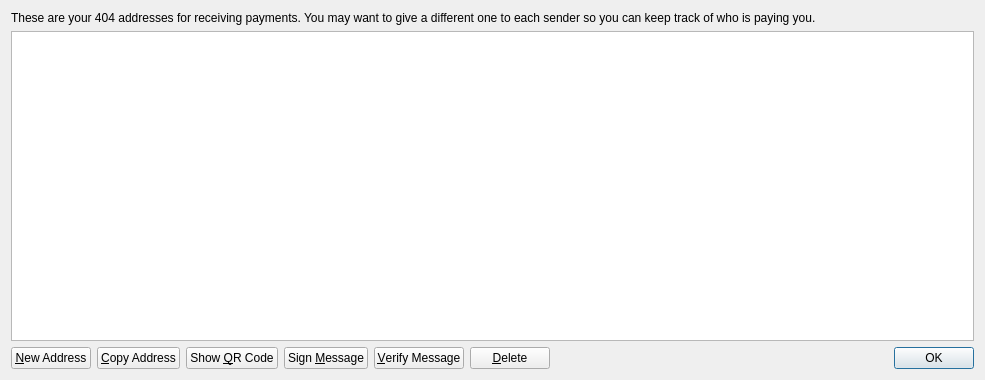
<?xml version="1.0" encoding="UTF-8"?>
<ui version="4.0">
 <class>AddressBookPage</class>
 <widget class="QWidget" name="AddressBookPage">
  <property name="geometry">
   <rect>
    <x>0</x>
    <y>0</y>
    <width>985</width>
    <height>380</height>
   </rect>
  </property>
  <property name="windowTitle">
   <string>Address Book</string>
  </property>
  <layout class="QVBoxLayout" name="verticalLayout">
   <item>
    <widget class="QLabel" name="labelExplanation">
     <property name="text">
      <string>These are your 404 addresses for receiving payments. You may want to give a different one to each sender so you can keep track of who is paying you.</string>
     </property>
     <property name="textFormat">
      <enum>Qt::PlainText</enum>
     </property>
     <property name="wordWrap">
      <bool>true</bool>
     </property>
    </widget>
   </item>
   <item>
    <widget class="QTableView" name="tableView">
     <property name="contextMenuPolicy">
      <enum>Qt::CustomContextMenu</enum>
     </property>
     <property name="toolTip">
      <string>Double-click to edit address or label</string>
     </property>
     <property name="tabKeyNavigation">
      <bool>false</bool>
     </property>
     <property name="alternatingRowColors">
      <bool>true</bool>
     </property>
     <property name="selectionMode">
      <enum>QAbstractItemView::SingleSelection</enum>
     </property>
     <property name="selectionBehavior">
      <enum>QAbstractItemView::SelectRows</enum>
     </property>
     <property name="sortingEnabled">
      <bool>true</bool>
     </property>
     <attribute name="verticalHeaderVisible">
      <bool>false</bool>
     </attribute>
    </widget>
   </item>
   <item>
    <layout class="QHBoxLayout" name="horizontalLayout">
     <item>
      <widget class="QPushButton" name="newAddressButton">
       <property name="toolTip">
        <string>Create a new address</string>
       </property>
       <property name="text">
        <string>&amp;New Address</string>
       </property>
       <property name="icon">
        <iconset resource="../bitcoin.qrc">
         <normaloff>:/icons/add</normaloff>:/icons/add</iconset>
       </property>
      </widget>
     </item>
     <item>
      <widget class="QPushButton" name="copyToClipboard">
       <property name="toolTip">
        <string>Copy the currently selected address to the system clipboard</string>
       </property>
       <property name="text">
        <string>&amp;Copy Address</string>
       </property>
       <property name="icon">
        <iconset resource="../bitcoin.qrc">
         <normaloff>:/icons/editcopy</normaloff>:/icons/editcopy</iconset>
       </property>
      </widget>
     </item>
     <item>
      <widget class="QPushButton" name="showQRCode">
       <property name="text">
        <string>Show &amp;QR Code</string>
       </property>
       <property name="icon">
        <iconset resource="../bitcoin.qrc">
         <normaloff>:/icons/qrcode</normaloff>:/icons/qrcode</iconset>
       </property>
      </widget>
     </item>
     <item>
      <widget class="QPushButton" name="signMessage">
       <property name="toolTip">
        <string>Sign a message to prove you own a 404 address</string>
       </property>
       <property name="text">
        <string>Sign &amp;Message</string>
       </property>
       <property name="icon">
        <iconset resource="../bitcoin.qrc">
         <normaloff>:/icons/edit</normaloff>:/icons/edit</iconset>
       </property>
      </widget>
     </item>
     <item>
      <widget class="QPushButton" name="verifyMessage">
       <property name="toolTip">
        <string>Verify a message to ensure it was signed with a specified 404 address</string>
       </property>
       <property name="text">
        <string>&amp;Verify Message</string>
       </property>
       <property name="icon">
        <iconset resource="../bitcoin.qrc">
         <normaloff>:/icons/transaction_0</normaloff>:/icons/transaction_0</iconset>
       </property>
      </widget>
     </item>
     <item>
      <widget class="QPushButton" name="deleteButton">
       <property name="toolTip">
        <string>Delete the currently selected address from the list</string>
       </property>
       <property name="text">
        <string>&amp;Delete</string>
       </property>
       <property name="icon">
        <iconset resource="../bitcoin.qrc">
         <normaloff>:/icons/remove</normaloff>:/icons/remove</iconset>
       </property>
      </widget>
     </item>
     <item>
      <spacer name="horizontalSpacer">
       <property name="orientation">
        <enum>Qt::Horizontal</enum>
       </property>
       <property name="sizeHint" stdset="0">
        <size>
         <width>40</width>
         <height>20</height>
        </size>
       </property>
      </spacer>
     </item>
     <item>
      <widget class="QDialogButtonBox" name="buttonBox">
       <property name="sizePolicy">
        <sizepolicy hsizetype="Maximum" vsizetype="Fixed">
         <horstretch>0</horstretch>
         <verstretch>0</verstretch>
        </sizepolicy>
       </property>
       <property name="standardButtons">
        <set>QDialogButtonBox::Ok</set>
       </property>
      </widget>
     </item>
    </layout>
   </item>
  </layout>
 </widget>
 <resources>
  <include location="../bitcoin.qrc"/>
 </resources>
 <connections/>
</ui>
